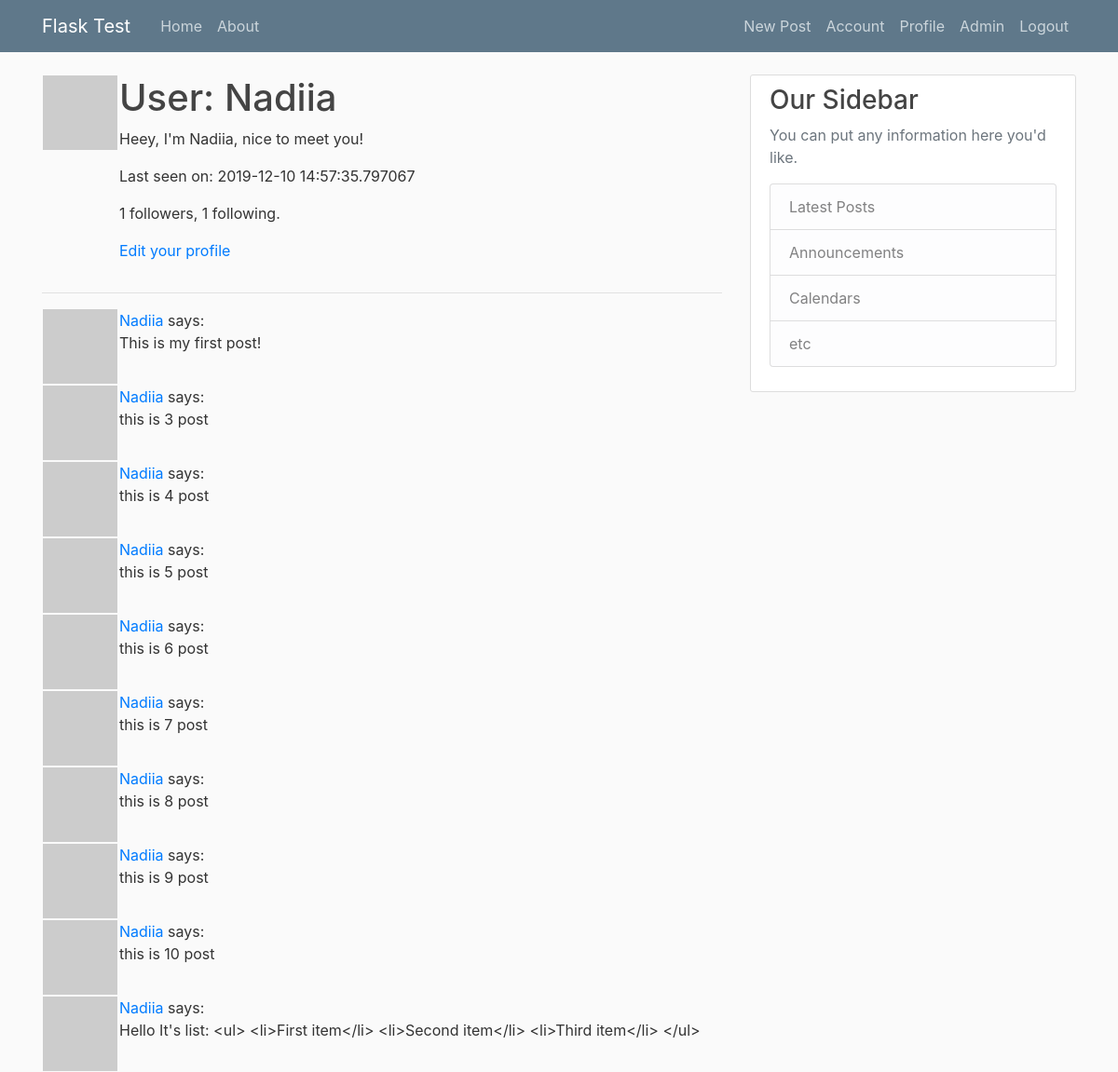
Page /user/Nadiia (signed in) on the earlier database version.
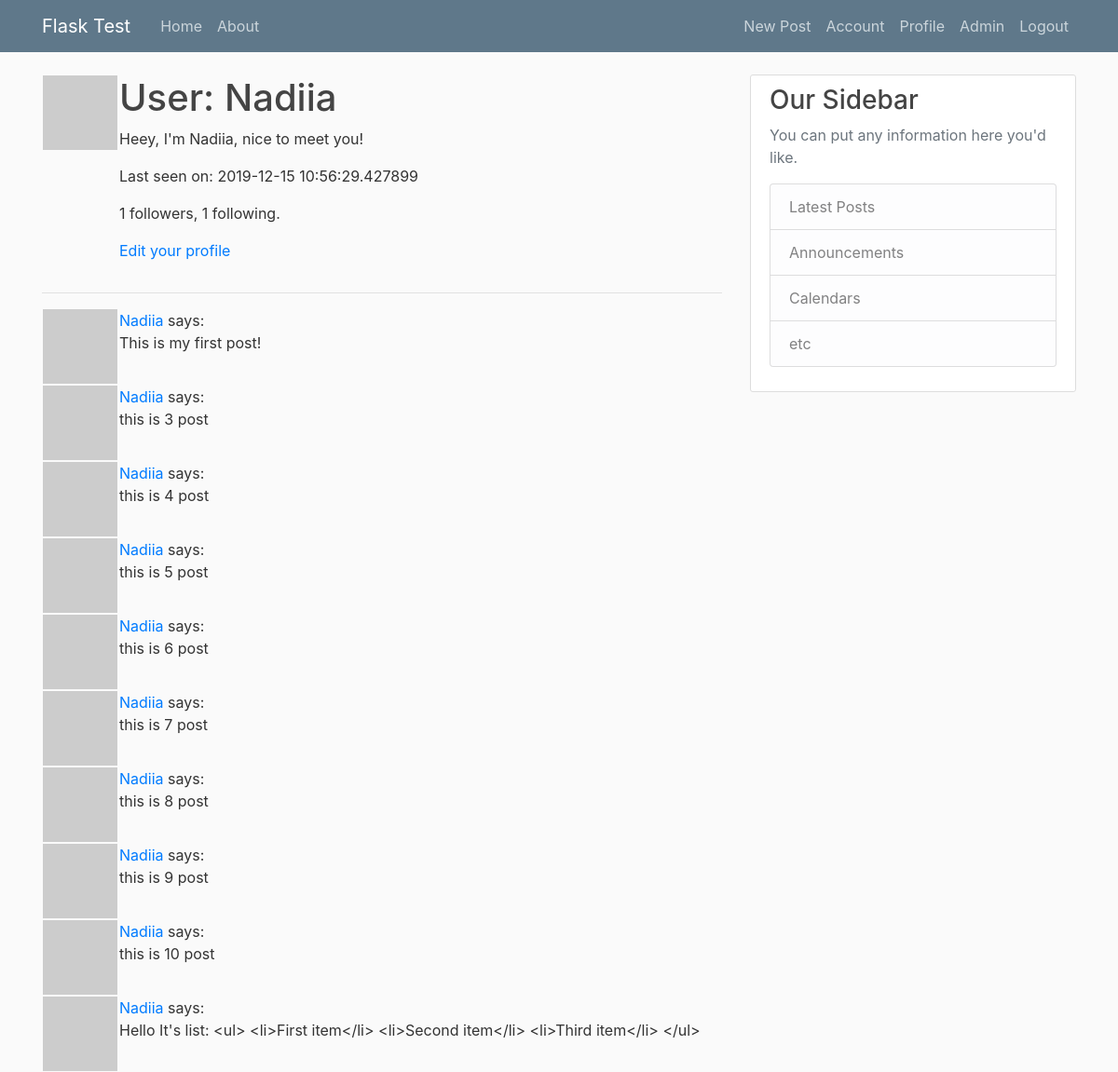
Same page on the later database version.
### flaskblog/models.py (models this page shows, shortened)
class User(db.Model, UserMixin):
    id = db.Column(db.Integer, primary_key=True)
    username = db.Column(db.String(20), unique=True, nullable=False)
    email = db.Column(db.String(120), unique=True, nullable=False)
    image_file = db.Column(db.String(20), nullable=False, default='default.jpg')
    password = db.Column(db.String(60), nullable=False)
    posts = db.relationship('Post', backref='author', lazy=True)
    about_me = db.Column(db.String(140))
    last_seen = db.Column(db.DateTime, default=datetime.utcnow)
    admin = db.Column(db.Boolean())
    notes = db.Column(db.UnicodeText)
    followed = db.relationship(
        'User', secondary=followers,
        primaryjoin=(followers.c.follower_id == id),
        secondaryjoin=(followers.c.followed_id == id),
        backref=db.backref('followers', lazy='dynamic'), lazy='dynamic')
    def avatar(self, size):
        digest = md5(self.email.lower().encode('utf-8')).hexdigest()
        return 'https://www.gravatar.com/avatar/{}?d=identicon&s={}'.format(digest, size)

class Post(db.Model):
    id = db.Column(db.Integer, primary_key=True)
    title = db.Column(db.String(100), nullable=False)
    date_posted = db.Column(db.DateTime, nullable=False, default=datetime.utcnow)
    content = db.Column(db.Text, nullable=False)
    user_id = db.Column(db.Integer, db.ForeignKey('user.id'), nullable=False)

### flaskblog/routes.py (the view)
@app.route('/user/<username>')
@login_required
def user(username):
    user = User.query.filter_by(username=username).first_or_404()
    page = request.args.get('page', 1, type=int)
    posts = Post.query.filter_by(user_id=user.id).paginate(page, 20, False)
    return render_template('user.html', user=user, posts=posts.items)

### flaskblog/models.py (called while the page is built)
@login_manager.user_loader
def load_user(user_id):
    return User.query.get(int(user_id))

### flaskblog/routes.py (called while the page is built)
@app.before_request
def before_request():
    if current_user.is_authenticated:
        current_user.last_seen = datetime.utcnow()
        db.session.commit()

### flaskblog/templates/user.html
{% extends "layout.html" %}
{% block content %}
    <table>
        <tr valign="top">
            <td><img src="{{ user.avatar(128) }}"></td>
            <td>
                <h1>User: {{ user.username }}</h1>
                {% if user.about_me %}<p>{{ user.about_me }}</p>{% endif %}
                {% if user.last_seen %}<p>Last seen on: {{ user.last_seen }}</p>{% endif %}
                <p>{{ user.followers.count() }} followers, {{ user.followed.count() }} following.</p>
                {% if user == current_user %}
                    <p><a href="{{ url_for('edit_profile') }}">Edit your profile</a></p>
                {% elif not current_user.is_following(user) %}
                    <p><a href="{{ url_for('follow', username=user.username) }}">Follow</a></p>
                {% else %}
                    <p><a href="{{ url_for('unfollow', username=user.username) }}">Unfollow</a></p>
                {% endif %}
            </td>
        </tr>
    </table>
    <hr>
    {% for post in posts %}
        {% include '_post.html' %}
    {% endfor %}
{% endblock %}

### flaskblog/templates/layout.html (shortened to what this page needs)
<!DOCTYPE html>
<html>
<head>
    <link rel="stylesheet" href="https://maxcdn.bootstrapcdn.com/bootstrap/4.0.0/css/bootstrap.min.css">
    <link rel="stylesheet" type="text/css" href="{{ url_for('static', filename='main.css') }}">
</head>
<body>
    <header class="site-header">
      <nav class="navbar navbar-expand-md navbar-dark bg-steel fixed-top">
        <div class="container">
          <a class="navbar-brand mr-4" href="/">Flask Test</a>
          <div class="collapse navbar-collapse" id="navbarToggle">
            <div class="navbar-nav mr-auto">
              <a class="nav-item nav-link" href="{{ url_for('home') }}">Home</a>
              <a class="nav-item nav-link" href="{{ url_for('about') }}">About</a>
            </div>
            <div class="navbar-nav">
              {% if current_user.is_authenticated %}
                  <a class="nav-item nav-link" href="{{ url_for('new_post') }}">New Post</a>
                  <a class="nav-item nav-link" href="{{ url_for('account') }}">Account</a>
                  <a class="nav-item nav-link" href="{{ url_for('user', username=current_user.username) }}">Profile</a>
                  <a class="nav-item nav-link" href="{{ url_for('home_admin') }}">Admin</a>
                  <a class="nav-item nav-link" href="{{ url_for('logout') }}">Logout</a>
              {% else %}
                  <a class="nav-item nav-link" href="{{ url_for('login') }}">Login</a>
                  <a class="nav-item nav-link" href="{{ url_for('register') }}">Register</a>
              {% endif %}
            </div>
          </div>
        </div>
      </nav>
    </header>
    <main role="main" class="container">
      <div class="row">
        <div class="col-md-8">
          {% block content %}{% endblock %}
        </div>
        <div class="col-md-4">
          <div class="content-section">
            <h3>Our Sidebar</h3>
            <p class='text-muted'>You can put any information here you'd like.
              <ul class="list-group">
                <li class="list-group-item list-group-item-light">Latest Posts</li>
                <li class="list-group-item list-group-item-light">Announcements</li>
                <li class="list-group-item list-group-item-light">Calendars</li>
                <li class="list-group-item list-group-item-light">etc</li>
              </ul>
            </p>
          </div>
        </div>
      </div>
    </main>
</body>
</html>

### flaskblog/templates/_post.html
<table>
    <tr valign="top">
        <td><img src="{{ post.author.avatar(36) }}"></td>
        <td><a href="{{ url_for('user', username=post.author.username) }}">{{ post.author.username }}</a> says:<br>{{ post.content }}<br><br></td>
    </tr>
</table>

### flaskblog/static/main.css (style rules this page uses)
body { background: #fafafa; color: #333333; margin-top: 5rem; }
h1, h2, h3, h4, h5, h6 { color: #444444; }
.bg-steel { background-color: #5f788a; }
.site-header .navbar-nav .nav-link { color: #cbd5db; }
.content-section { background: #ffffff; padding: 10px 20px; border: 1px solid #dddddd; border-radius: 3px; margin-bottom: 20px; }

Differences in the rows shown:
changed User "Nadiia": last_seen "2019-12-10 14:57:35.797067" → "2019-12-15 10:56:29.427899"
